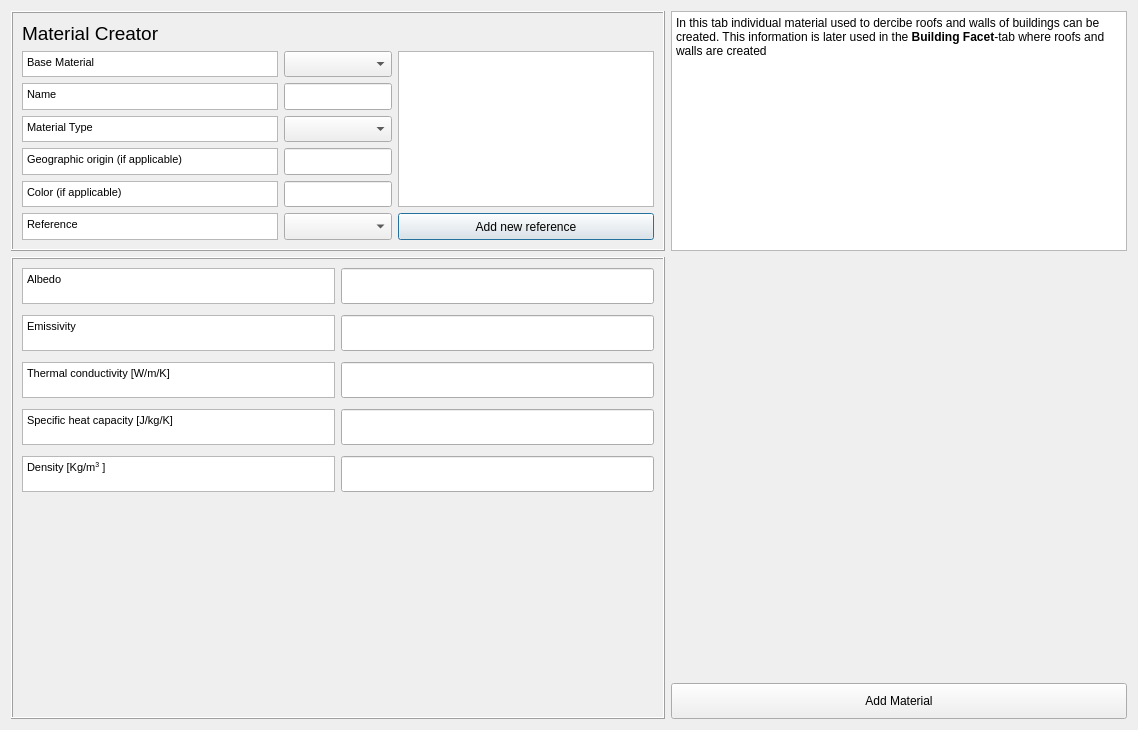
<?xml version="1.0" encoding="UTF-8"?>
<ui version="4.0">
 <class>SpartacusMaterialDialogBase</class>
 <widget class="QDialog" name="SpartacusMaterialDialogBase">
  <property name="geometry">
   <rect>
    <x>0</x>
    <y>0</y>
    <width>1138</width>
    <height>730</height>
   </rect>
  </property>
  <property name="windowTitle">
   <string>Urban Type Database editor</string>
  </property>
  <layout class="QGridLayout" name="gridLayout_3">
   <item row="0" column="0">
    <widget class="QFrame" name="frame1">
     <property name="maximumSize">
      <size>
       <width>16777215</width>
       <height>240</height>
      </size>
     </property>
     <property name="frameShape">
      <enum>QFrame::Box</enum>
     </property>
     <property name="frameShadow">
      <enum>QFrame::Raised</enum>
     </property>
     <layout class="QGridLayout" name="gridLayout_2">
      <item row="4" column="1">
       <widget class="QgsFilterLineEdit" name="textEditOrig">
        <property name="sizePolicy">
         <sizepolicy hsizetype="Expanding" vsizetype="Preferred">
          <horstretch>0</horstretch>
          <verstretch>0</verstretch>
         </sizepolicy>
        </property>
        <property name="maximumSize">
         <size>
          <width>16777215</width>
          <height>36</height>
         </size>
        </property>
        <property name="inputMethodHints">
         <set>Qt::ImhNone</set>
        </property>
        <property name="qgisRelation" stdset="0">
         <string notr="true"/>
        </property>
       </widget>
      </item>
      <item row="2" column="0">
       <widget class="QTextBrowser" name="textBrowserDesc">
        <property name="sizePolicy">
         <sizepolicy hsizetype="Expanding" vsizetype="Expanding">
          <horstretch>0</horstretch>
          <verstretch>0</verstretch>
         </sizepolicy>
        </property>
        <property name="maximumSize">
         <size>
          <width>16777215</width>
          <height>36</height>
         </size>
        </property>
        <property name="html">
         <string>&lt;!DOCTYPE HTML PUBLIC &quot;-//W3C//DTD HTML 4.0//EN&quot; &quot;http://www.w3.org/TR/REC-html40/strict.dtd&quot;&gt;
&lt;html&gt;&lt;head&gt;&lt;meta name=&quot;qrichtext&quot; content=&quot;1&quot; /&gt;&lt;style type=&quot;text/css&quot;&gt;
p, li { white-space: pre-wrap; }
&lt;/style&gt;&lt;/head&gt;&lt;body style=&quot; font-family:'MS Shell Dlg 2'; font-size:8.25pt; font-weight:400; font-style:normal;&quot;&gt;
&lt;p style=&quot; margin-top:0px; margin-bottom:0px; margin-left:0px; margin-right:0px; -qt-block-indent:0; text-indent:0px;&quot;&gt;&lt;span style=&quot; font-size:8pt;&quot;&gt;Name&lt;/span&gt;&lt;/p&gt;&lt;/body&gt;&lt;/html&gt;</string>
        </property>
       </widget>
      </item>
      <item row="6" column="0">
       <widget class="QTextBrowser" name="textBrowserOrig_11">
        <property name="enabled">
         <bool>true</bool>
        </property>
        <property name="sizePolicy">
         <sizepolicy hsizetype="Preferred" vsizetype="Expanding">
          <horstretch>0</horstretch>
          <verstretch>0</verstretch>
         </sizepolicy>
        </property>
        <property name="maximumSize">
         <size>
          <width>16777215</width>
          <height>36</height>
         </size>
        </property>
        <property name="html">
         <string>&lt;!DOCTYPE HTML PUBLIC &quot;-//W3C//DTD HTML 4.0//EN&quot; &quot;http://www.w3.org/TR/REC-html40/strict.dtd&quot;&gt;
&lt;html&gt;&lt;head&gt;&lt;meta name=&quot;qrichtext&quot; content=&quot;1&quot; /&gt;&lt;style type=&quot;text/css&quot;&gt;
p, li { white-space: pre-wrap; }
&lt;/style&gt;&lt;/head&gt;&lt;body style=&quot; font-family:'MS Shell Dlg 2'; font-size:8.25pt; font-weight:400; font-style:normal;&quot;&gt;
&lt;p style=&quot; margin-top:0px; margin-bottom:0px; margin-left:0px; margin-right:0px; -qt-block-indent:0; text-indent:0px;&quot;&gt;&lt;span style=&quot; font-size:8pt;&quot;&gt;Reference&lt;/span&gt;&lt;/p&gt;&lt;/body&gt;&lt;/html&gt;</string>
        </property>
       </widget>
      </item>
      <item row="6" column="1">
       <widget class="QComboBox" name="comboBoxRef">
        <property name="enabled">
         <bool>true</bool>
        </property>
        <property name="sizePolicy">
         <sizepolicy hsizetype="Expanding" vsizetype="Preferred">
          <horstretch>0</horstretch>
          <verstretch>0</verstretch>
         </sizepolicy>
        </property>
        <property name="minimumSize">
         <size>
          <width>0</width>
          <height>13</height>
         </size>
        </property>
        <property name="maximumSize">
         <size>
          <width>500</width>
          <height>36</height>
         </size>
        </property>
       </widget>
      </item>
      <item row="3" column="0">
       <widget class="QTextBrowser" name="textBrowserOrig_6">
        <property name="enabled">
         <bool>true</bool>
        </property>
        <property name="sizePolicy">
         <sizepolicy hsizetype="Preferred" vsizetype="Expanding">
          <horstretch>0</horstretch>
          <verstretch>0</verstretch>
         </sizepolicy>
        </property>
        <property name="maximumSize">
         <size>
          <width>16777215</width>
          <height>36</height>
         </size>
        </property>
        <property name="html">
         <string>&lt;!DOCTYPE HTML PUBLIC &quot;-//W3C//DTD HTML 4.0//EN&quot; &quot;http://www.w3.org/TR/REC-html40/strict.dtd&quot;&gt;
&lt;html&gt;&lt;head&gt;&lt;meta name=&quot;qrichtext&quot; content=&quot;1&quot; /&gt;&lt;style type=&quot;text/css&quot;&gt;
p, li { white-space: pre-wrap; }
&lt;/style&gt;&lt;/head&gt;&lt;body style=&quot; font-family:'MS Shell Dlg 2'; font-size:8.25pt; font-weight:400; font-style:normal;&quot;&gt;
&lt;p style=&quot; margin-top:0px; margin-bottom:0px; margin-left:0px; margin-right:0px; -qt-block-indent:0; text-indent:0px;&quot;&gt;&lt;span style=&quot; font-size:8pt;&quot;&gt;Material Type&lt;/span&gt;&lt;/p&gt;&lt;/body&gt;&lt;/html&gt;</string>
        </property>
       </widget>
      </item>
      <item row="5" column="0">
       <widget class="QTextBrowser" name="textBrowserOrig">
        <property name="sizePolicy">
         <sizepolicy hsizetype="Expanding" vsizetype="Expanding">
          <horstretch>0</horstretch>
          <verstretch>0</verstretch>
         </sizepolicy>
        </property>
        <property name="maximumSize">
         <size>
          <width>16777215</width>
          <height>36</height>
         </size>
        </property>
        <property name="html">
         <string>&lt;!DOCTYPE HTML PUBLIC &quot;-//W3C//DTD HTML 4.0//EN&quot; &quot;http://www.w3.org/TR/REC-html40/strict.dtd&quot;&gt;
&lt;html&gt;&lt;head&gt;&lt;meta name=&quot;qrichtext&quot; content=&quot;1&quot; /&gt;&lt;style type=&quot;text/css&quot;&gt;
p, li { white-space: pre-wrap; }
&lt;/style&gt;&lt;/head&gt;&lt;body style=&quot; font-family:'MS Shell Dlg 2'; font-size:8.25pt; font-weight:400; font-style:normal;&quot;&gt;
&lt;p style=&quot; margin-top:0px; margin-bottom:0px; margin-left:0px; margin-right:0px; -qt-block-indent:0; text-indent:0px;&quot;&gt;&lt;span style=&quot; font-size:8pt;&quot;&gt;Geographic origin (if applicable)&lt;/span&gt;&lt;/p&gt;&lt;/body&gt;&lt;/html&gt;</string>
        </property>
       </widget>
      </item>
      <item row="5" column="1">
       <widget class="QgsFilterLineEdit" name="textEditColor">
        <property name="sizePolicy">
         <sizepolicy hsizetype="Expanding" vsizetype="Preferred">
          <horstretch>0</horstretch>
          <verstretch>0</verstretch>
         </sizepolicy>
        </property>
        <property name="maximumSize">
         <size>
          <width>16777215</width>
          <height>36</height>
         </size>
        </property>
        <property name="qgisRelation" stdset="0">
         <string notr="true"/>
        </property>
       </widget>
      </item>
      <item row="5" column="0">
       <widget class="QTextBrowser" name="textBrowserOrig_11">
        <property name="enabled">
         <bool>true</bool>
        </property>
        <property name="sizePolicy">
         <sizepolicy hsizetype="Preferred" vsizetype="Preferred">
          <horstretch>0</horstretch>
          <verstretch>0</verstretch>
         </sizepolicy>
        </property>
        <property name="maximumSize">
         <size>
          <width>16777215</width>
          <height>36</height>
         </size>
        </property>
        <property name="html">
         <string>&lt;!DOCTYPE HTML PUBLIC &quot;-//W3C//DTD HTML 4.0//EN&quot; &quot;http://www.w3.org/TR/REC-html40/strict.dtd&quot;&gt;
&lt;html&gt;&lt;head&gt;&lt;meta name=&quot;qrichtext&quot; content=&quot;1&quot; /&gt;&lt;style type=&quot;text/css&quot;&gt;
p, li { white-space: pre-wrap; }
&lt;/style&gt;&lt;/head&gt;&lt;body style=&quot; font-family:'MS Shell Dlg 2'; font-size:8.25pt; font-weight:400; font-style:normal;&quot;&gt;
&lt;p style=&quot; margin-top:0px; margin-bottom:0px; margin-left:0px; margin-right:0px; -qt-block-indent:0; text-indent:0px;&quot;&gt;&lt;span style=&quot; font-size:8pt;&quot;&gt;Color (if applicable)&lt;/span&gt;&lt;/p&gt;&lt;/body&gt;&lt;/html&gt;</string>
        </property>
       </widget>
      </item>
      <item row="4" column="0">
       <widget class="QTextBrowser" name="textBrowserOrig_10">
        <property name="sizePolicy">
         <sizepolicy hsizetype="Expanding" vsizetype="Expanding">
          <horstretch>0</horstretch>
          <verstretch>0</verstretch>
         </sizepolicy>
        </property>
        <property name="maximumSize">
         <size>
          <width>16777215</width>
          <height>36</height>
         </size>
        </property>
        <property name="html">
         <string>&lt;!DOCTYPE HTML PUBLIC &quot;-//W3C//DTD HTML 4.0//EN&quot; &quot;http://www.w3.org/TR/REC-html40/strict.dtd&quot;&gt;
&lt;html&gt;&lt;head&gt;&lt;meta name=&quot;qrichtext&quot; content=&quot;1&quot; /&gt;&lt;style type=&quot;text/css&quot;&gt;
p, li { white-space: pre-wrap; }
&lt;/style&gt;&lt;/head&gt;&lt;body style=&quot; font-family:'MS Shell Dlg 2'; font-size:8.25pt; font-weight:400; font-style:normal;&quot;&gt;
&lt;p style=&quot; margin-top:0px; margin-bottom:0px; margin-left:0px; margin-right:0px; -qt-block-indent:0; text-indent:0px;&quot;&gt;&lt;span style=&quot; font-size:8pt;&quot;&gt;Color&lt;/span&gt;&lt;/p&gt;&lt;/body&gt;&lt;/html&gt;</string>
        </property>
       </widget>
      </item>
      <item row="6" column="2">
       <widget class="QPushButton" name="pushButtonToRefManager">
        <property name="enabled">
         <bool>true</bool>
        </property>
        <property name="sizePolicy">
         <sizepolicy hsizetype="Minimum" vsizetype="Expanding">
          <horstretch>0</horstretch>
          <verstretch>0</verstretch>
         </sizepolicy>
        </property>
        <property name="maximumSize">
         <size>
          <width>16777215</width>
          <height>36</height>
         </size>
        </property>
        <property name="text">
         <string>Add new reference</string>
        </property>
       </widget>
      </item>
      <item row="3" column="1">
       <widget class="QComboBox" name="comboBoxMatType">
        <property name="enabled">
         <bool>true</bool>
        </property>
        <property name="sizePolicy">
         <sizepolicy hsizetype="Expanding" vsizetype="Preferred">
          <horstretch>0</horstretch>
          <verstretch>0</verstretch>
         </sizepolicy>
        </property>
        <property name="maximumSize">
         <size>
          <width>16777215</width>
          <height>36</height>
         </size>
        </property>
        <property name="currentIndex">
         <number>-1</number>
        </property>
        <item>
         <property name="text">
          <string>Generic</string>
         </property>
        </item>
        <item>
         <property name="text">
          <string>Masonry</string>
         </property>
        </item>
        <item>
         <property name="text">
          <string>Insulation</string>
         </property>
        </item>
        <item>
         <property name="text">
          <string>Surface</string>
         </property>
        </item>
        <item>
         <property name="text">
          <string>Roof material</string>
         </property>
        </item>
        <item>
         <property name="text">
          <string>Indoor</string>
         </property>
        </item>
       </widget>
      </item>
      <item row="7" column="0">
       <spacer name="verticalSpacer_2">
        <property name="orientation">
         <enum>Qt::Vertical</enum>
        </property>
        <property name="sizeHint" stdset="0">
         <size>
          <width>20</width>
          <height>40</height>
         </size>
        </property>
       </spacer>
      </item>
      <item row="0" column="0">
       <widget class="QLabel" name="label_3">
        <property name="font">
         <font>
          <pointsize>14</pointsize>
          <weight>50</weight>
          <italic>false</italic>
          <bold>false</bold>
          <strikeout>false</strikeout>
          <kerning>true</kerning>
         </font>
        </property>
        <property name="text">
         <string>Material Creator</string>
        </property>
       </widget>
      </item>
      <item row="4" column="0">
       <widget class="QTextBrowser" name="textBrowserOrig">
        <property name="sizePolicy">
         <sizepolicy hsizetype="Expanding" vsizetype="Preferred">
          <horstretch>0</horstretch>
          <verstretch>0</verstretch>
         </sizepolicy>
        </property>
        <property name="maximumSize">
         <size>
          <width>16777215</width>
          <height>36</height>
         </size>
        </property>
        <property name="html">
         <string>&lt;!DOCTYPE HTML PUBLIC &quot;-//W3C//DTD HTML 4.0//EN&quot; &quot;http://www.w3.org/TR/REC-html40/strict.dtd&quot;&gt;
&lt;html&gt;&lt;head&gt;&lt;meta name=&quot;qrichtext&quot; content=&quot;1&quot; /&gt;&lt;style type=&quot;text/css&quot;&gt;
p, li { white-space: pre-wrap; }
&lt;/style&gt;&lt;/head&gt;&lt;body style=&quot; font-family:'MS Shell Dlg 2'; font-size:8.25pt; font-weight:400; font-style:normal;&quot;&gt;
&lt;p style=&quot; margin-top:0px; margin-bottom:0px; margin-left:0px; margin-right:0px; -qt-block-indent:0; text-indent:0px;&quot;&gt;&lt;span style=&quot; font-size:8pt;&quot;&gt;Geographic origin (if applicable)&lt;/span&gt;&lt;/p&gt;&lt;/body&gt;&lt;/html&gt;</string>
        </property>
       </widget>
      </item>
      <item row="1" column="0">
       <widget class="QTextBrowser" name="textBrowserBase_12">
        <property name="enabled">
         <bool>true</bool>
        </property>
        <property name="sizePolicy">
         <sizepolicy hsizetype="Preferred" vsizetype="Expanding">
          <horstretch>0</horstretch>
          <verstretch>0</verstretch>
         </sizepolicy>
        </property>
        <property name="maximumSize">
         <size>
          <width>16777215</width>
          <height>36</height>
         </size>
        </property>
        <property name="html">
         <string>&lt;!DOCTYPE HTML PUBLIC &quot;-//W3C//DTD HTML 4.0//EN&quot; &quot;http://www.w3.org/TR/REC-html40/strict.dtd&quot;&gt;
&lt;html&gt;&lt;head&gt;&lt;meta name=&quot;qrichtext&quot; content=&quot;1&quot; /&gt;&lt;style type=&quot;text/css&quot;&gt;
p, li { white-space: pre-wrap; }
&lt;/style&gt;&lt;/head&gt;&lt;body style=&quot; font-family:'MS Shell Dlg 2'; font-size:8.25pt; font-weight:400; font-style:normal;&quot;&gt;
&lt;p style=&quot; margin-top:0px; margin-bottom:0px; margin-left:0px; margin-right:0px; -qt-block-indent:0; text-indent:0px;&quot;&gt;&lt;span style=&quot; font-size:8pt;&quot;&gt;Base material&lt;/span&gt;&lt;/p&gt;&lt;/body&gt;&lt;/html&gt;</string>
        </property>
       </widget>
      </item>
      <item row="2" column="0">
       <widget class="QTextBrowser" name="textBrowserOrig_10">
        <property name="sizePolicy">
         <sizepolicy hsizetype="Expanding" vsizetype="Preferred">
          <horstretch>0</horstretch>
          <verstretch>0</verstretch>
         </sizepolicy>
        </property>
        <property name="maximumSize">
         <size>
          <width>16777215</width>
          <height>36</height>
         </size>
        </property>
        <property name="html">
         <string>&lt;!DOCTYPE HTML PUBLIC &quot;-//W3C//DTD HTML 4.0//EN&quot; &quot;http://www.w3.org/TR/REC-html40/strict.dtd&quot;&gt;
&lt;html&gt;&lt;head&gt;&lt;meta name=&quot;qrichtext&quot; content=&quot;1&quot; /&gt;&lt;style type=&quot;text/css&quot;&gt;
p, li { white-space: pre-wrap; }
&lt;/style&gt;&lt;/head&gt;&lt;body style=&quot; font-family:'MS Shell Dlg 2'; font-size:8.25pt; font-weight:400; font-style:normal;&quot;&gt;
&lt;p style=&quot; margin-top:0px; margin-bottom:0px; margin-left:0px; margin-right:0px; -qt-block-indent:0; text-indent:0px;&quot;&gt;&lt;span style=&quot; font-size:8pt;&quot;&gt;Name&lt;/span&gt;&lt;/p&gt;&lt;/body&gt;&lt;/html&gt;</string>
        </property>
       </widget>
      </item>
      <item row="1" column="0">
       <widget class="QTextBrowser" name="textBrowserDesc">
        <property name="sizePolicy">
         <sizepolicy hsizetype="Expanding" vsizetype="Preferred">
          <horstretch>0</horstretch>
          <verstretch>0</verstretch>
         </sizepolicy>
        </property>
        <property name="maximumSize">
         <size>
          <width>16777215</width>
          <height>36</height>
         </size>
        </property>
        <property name="html">
         <string>&lt;!DOCTYPE HTML PUBLIC &quot;-//W3C//DTD HTML 4.0//EN&quot; &quot;http://www.w3.org/TR/REC-html40/strict.dtd&quot;&gt;
&lt;html&gt;&lt;head&gt;&lt;meta name=&quot;qrichtext&quot; content=&quot;1&quot; /&gt;&lt;style type=&quot;text/css&quot;&gt;
p, li { white-space: pre-wrap; }
&lt;/style&gt;&lt;/head&gt;&lt;body style=&quot; font-family:'MS Shell Dlg 2'; font-size:8.25pt; font-weight:400; font-style:normal;&quot;&gt;
&lt;p style=&quot; margin-top:0px; margin-bottom:0px; margin-left:0px; margin-right:0px; -qt-block-indent:0; text-indent:0px;&quot;&gt;&lt;span style=&quot; font-size:8pt;&quot;&gt;Base Material&lt;/span&gt;&lt;/p&gt;&lt;/body&gt;&lt;/html&gt;</string>
        </property>
       </widget>
      </item>
      <item row="2" column="1">
       <widget class="QgsFilterLineEdit" name="textEditName">
        <property name="sizePolicy">
         <sizepolicy hsizetype="Expanding" vsizetype="Preferred">
          <horstretch>0</horstretch>
          <verstretch>0</verstretch>
         </sizepolicy>
        </property>
        <property name="maximumSize">
         <size>
          <width>16777215</width>
          <height>36</height>
         </size>
        </property>
        <property name="inputMethodHints">
         <set>Qt::ImhNone</set>
        </property>
        <property name="qgisRelation" stdset="0">
         <string notr="true"/>
        </property>
       </widget>
      </item>
      <item row="1" column="1">
       <widget class="QComboBox" name="comboBoxBase">
        <property name="enabled">
         <bool>true</bool>
        </property>
        <property name="sizePolicy">
         <sizepolicy hsizetype="Expanding" vsizetype="Preferred">
          <horstretch>0</horstretch>
          <verstretch>0</verstretch>
         </sizepolicy>
        </property>
        <property name="minimumSize">
         <size>
          <width>0</width>
          <height>25</height>
         </size>
        </property>
        <property name="maximumSize">
         <size>
          <width>500</width>
          <height>36</height>
         </size>
        </property>
       </widget>
      </item>
      <item row="1" column="2" rowspan="5">
       <widget class="QTextBrowser" name="textBrowserRef">
        <property name="enabled">
         <bool>true</bool>
        </property>
        <property name="sizePolicy">
         <sizepolicy hsizetype="Preferred" vsizetype="Expanding">
          <horstretch>0</horstretch>
          <verstretch>0</verstretch>
         </sizepolicy>
        </property>
        <property name="minimumSize">
         <size>
          <width>0</width>
          <height>0</height>
         </size>
        </property>
        <property name="maximumSize">
         <size>
          <width>525</width>
          <height>211</height>
         </size>
        </property>
       </widget>
      </item>
     </layout>
    </widget>
   </item>
   <item row="0" column="1">
    <widget class="QTextBrowser" name="textBrowserDescVar">
     <property name="enabled">
      <bool>true</bool>
     </property>
     <property name="sizePolicy">
      <sizepolicy hsizetype="Preferred" vsizetype="Preferred">
       <horstretch>0</horstretch>
       <verstretch>0</verstretch>
      </sizepolicy>
     </property>
     <property name="minimumSize">
      <size>
       <width>150</width>
       <height>0</height>
      </size>
     </property>
     <property name="maximumSize">
      <size>
       <width>16777215</width>
       <height>16777215</height>
      </size>
     </property>
     <property name="html">
      <string>&lt;!DOCTYPE HTML PUBLIC &quot;-//W3C//DTD HTML 4.0//EN&quot; &quot;http://www.w3.org/TR/REC-html40/strict.dtd&quot;&gt;
&lt;html&gt;&lt;head&gt;&lt;meta name=&quot;qrichtext&quot; content=&quot;1&quot; /&gt;&lt;style type=&quot;text/css&quot;&gt;
p, li { white-space: pre-wrap; }
&lt;/style&gt;&lt;/head&gt;&lt;body style=&quot; font-family:'MS Shell Dlg 2'; font-size:8.25pt; font-weight:400; font-style:normal;&quot;&gt;
&lt;p style=&quot; margin-top:12px; margin-bottom:12px; margin-left:0px; margin-right:0px; -qt-block-indent:0; text-indent:0px;&quot;&gt;&lt;span style=&quot; font-size:9pt;&quot;&gt;In this tab individual material used to dercibe roofs and walls of buildings can be created. This information is later used in the &lt;/span&gt;&lt;span style=&quot; font-size:9pt; font-weight:600;&quot;&gt;Building Facet&lt;/span&gt;&lt;span style=&quot; font-size:9pt;&quot;&gt;-tab where roofs and walls are created&lt;/span&gt;&lt;/p&gt;&lt;/body&gt;&lt;/html&gt;</string>
     </property>
    </widget>
   </item>
   <item row="1" column="0" rowspan="2">
    <widget class="QFrame" name="frame">
     <property name="frameShape">
      <enum>QFrame::Box</enum>
     </property>
     <property name="frameShadow">
      <enum>QFrame::Raised</enum>
     </property>
     <layout class="QGridLayout" name="gridLayout">
      <property name="verticalSpacing">
       <number>11</number>
      </property>
      <item row="7" column="1">
       <widget class="QgsFilterLineEdit" name="textEditEmissivity">
        <property name="sizePolicy">
         <sizepolicy hsizetype="Expanding" vsizetype="Preferred">
          <horstretch>0</horstretch>
          <verstretch>0</verstretch>
         </sizepolicy>
        </property>
        <property name="maximumSize">
         <size>
          <width>16777215</width>
          <height>36</height>
         </size>
        </property>
        <property name="inputMethodHints">
         <set>Qt::ImhDigitsOnly|Qt::ImhFormattedNumbersOnly</set>
        </property>
        <property name="qgisRelation" stdset="0">
         <string notr="true"/>
        </property>
       </widget>
      </item>
      <item row="14" column="0" colspan="2">
       <spacer name="verticalSpacer">
        <property name="orientation">
         <enum>Qt::Vertical</enum>
        </property>
        <property name="sizeHint" stdset="0">
         <size>
          <width>20</width>
          <height>40</height>
         </size>
        </property>
       </spacer>
      </item>
      <item row="7" column="0">
       <widget class="QTextBrowser" name="textBrowserOrig_3">
        <property name="sizePolicy">
         <sizepolicy hsizetype="Expanding" vsizetype="Preferred">
          <horstretch>0</horstretch>
          <verstretch>0</verstretch>
         </sizepolicy>
        </property>
        <property name="maximumSize">
         <size>
          <width>16777215</width>
          <height>36</height>
         </size>
        </property>
        <property name="html">
         <string>&lt;!DOCTYPE HTML PUBLIC &quot;-//W3C//DTD HTML 4.0//EN&quot; &quot;http://www.w3.org/TR/REC-html40/strict.dtd&quot;&gt;
&lt;html&gt;&lt;head&gt;&lt;meta name=&quot;qrichtext&quot; content=&quot;1&quot; /&gt;&lt;style type=&quot;text/css&quot;&gt;
p, li { white-space: pre-wrap; }
&lt;/style&gt;&lt;/head&gt;&lt;body style=&quot; font-family:'MS Shell Dlg 2'; font-size:8.25pt; font-weight:400; font-style:normal;&quot;&gt;
&lt;p style=&quot; margin-top:0px; margin-bottom:0px; margin-left:0px; margin-right:0px; -qt-block-indent:0; text-indent:0px;&quot;&gt;&lt;span style=&quot; font-size:8pt;&quot;&gt;Emissivity&lt;/span&gt;&lt;/p&gt;&lt;/body&gt;&lt;/html&gt;</string>
        </property>
       </widget>
      </item>
      <item row="6" column="0">
       <widget class="QTextBrowser" name="textBrowserOrig_2">
        <property name="sizePolicy">
         <sizepolicy hsizetype="Expanding" vsizetype="Preferred">
          <horstretch>0</horstretch>
          <verstretch>0</verstretch>
         </sizepolicy>
        </property>
        <property name="maximumSize">
         <size>
          <width>16777215</width>
          <height>36</height>
         </size>
        </property>
        <property name="html">
         <string>&lt;!DOCTYPE HTML PUBLIC &quot;-//W3C//DTD HTML 4.0//EN&quot; &quot;http://www.w3.org/TR/REC-html40/strict.dtd&quot;&gt;
&lt;html&gt;&lt;head&gt;&lt;meta name=&quot;qrichtext&quot; content=&quot;1&quot; /&gt;&lt;style type=&quot;text/css&quot;&gt;
p, li { white-space: pre-wrap; }
&lt;/style&gt;&lt;/head&gt;&lt;body style=&quot; font-family:'MS Shell Dlg 2'; font-size:8.25pt; font-weight:400; font-style:normal;&quot;&gt;
&lt;p style=&quot; margin-top:0px; margin-bottom:0px; margin-left:0px; margin-right:0px; -qt-block-indent:0; text-indent:0px;&quot;&gt;&lt;span style=&quot; font-size:8pt;&quot;&gt;Albedo&lt;/span&gt;&lt;/p&gt;&lt;/body&gt;&lt;/html&gt;</string>
        </property>
       </widget>
      </item>
      <item row="8" column="1">
       <widget class="QgsFilterLineEdit" name="textEditThermalC">
        <property name="sizePolicy">
         <sizepolicy hsizetype="Expanding" vsizetype="Preferred">
          <horstretch>0</horstretch>
          <verstretch>0</verstretch>
         </sizepolicy>
        </property>
        <property name="maximumSize">
         <size>
          <width>16777215</width>
          <height>36</height>
         </size>
        </property>
        <property name="inputMethodHints">
         <set>Qt::ImhDigitsOnly|Qt::ImhFormattedNumbersOnly</set>
        </property>
        <property name="qgisRelation" stdset="0">
         <string notr="true"/>
        </property>
       </widget>
      </item>
      <item row="8" column="0">
       <widget class="QTextBrowser" name="textBrowserOrig_4">
        <property name="sizePolicy">
         <sizepolicy hsizetype="Expanding" vsizetype="Preferred">
          <horstretch>0</horstretch>
          <verstretch>0</verstretch>
         </sizepolicy>
        </property>
        <property name="maximumSize">
         <size>
          <width>16777215</width>
          <height>36</height>
         </size>
        </property>
        <property name="html">
         <string>&lt;!DOCTYPE HTML PUBLIC &quot;-//W3C//DTD HTML 4.0//EN&quot; &quot;http://www.w3.org/TR/REC-html40/strict.dtd&quot;&gt;
&lt;html&gt;&lt;head&gt;&lt;meta name=&quot;qrichtext&quot; content=&quot;1&quot; /&gt;&lt;style type=&quot;text/css&quot;&gt;
p, li { white-space: pre-wrap; }
&lt;/style&gt;&lt;/head&gt;&lt;body style=&quot; font-family:'MS Shell Dlg 2'; font-size:8.25pt; font-weight:400; font-style:normal;&quot;&gt;
&lt;p style=&quot; margin-top:0px; margin-bottom:0px; margin-left:0px; margin-right:0px; -qt-block-indent:0; text-indent:0px;&quot;&gt;Thermal conductivity [W/m/K]&lt;/p&gt;&lt;/body&gt;&lt;/html&gt;</string>
        </property>
       </widget>
      </item>
      <item row="11" column="1">
       <widget class="QgsFilterLineEdit" name="textEditSpecificH">
        <property name="sizePolicy">
         <sizepolicy hsizetype="Expanding" vsizetype="Preferred">
          <horstretch>0</horstretch>
          <verstretch>0</verstretch>
         </sizepolicy>
        </property>
        <property name="maximumSize">
         <size>
          <width>16777215</width>
          <height>36</height>
         </size>
        </property>
        <property name="inputMethodHints">
         <set>Qt::ImhDigitsOnly|Qt::ImhFormattedNumbersOnly</set>
        </property>
        <property name="qgisRelation" stdset="0">
         <string notr="true"/>
        </property>
       </widget>
      </item>
      <item row="6" column="1">
       <widget class="QgsFilterLineEdit" name="textEditAlbedo">
        <property name="sizePolicy">
         <sizepolicy hsizetype="Expanding" vsizetype="Preferred">
          <horstretch>0</horstretch>
          <verstretch>0</verstretch>
         </sizepolicy>
        </property>
        <property name="maximumSize">
         <size>
          <width>16777215</width>
          <height>36</height>
         </size>
        </property>
        <property name="inputMethodHints">
         <set>Qt::ImhDigitsOnly|Qt::ImhFormattedNumbersOnly</set>
        </property>
        <property name="qgisRelation" stdset="0">
         <string notr="true"/>
        </property>
       </widget>
      </item>
      <item row="11" column="0">
       <widget class="QTextBrowser" name="textBrowserOrig_5">
        <property name="sizePolicy">
         <sizepolicy hsizetype="Expanding" vsizetype="Preferred">
          <horstretch>0</horstretch>
          <verstretch>0</verstretch>
         </sizepolicy>
        </property>
        <property name="maximumSize">
         <size>
          <width>16777215</width>
          <height>36</height>
         </size>
        </property>
        <property name="html">
         <string>&lt;!DOCTYPE HTML PUBLIC &quot;-//W3C//DTD HTML 4.0//EN&quot; &quot;http://www.w3.org/TR/REC-html40/strict.dtd&quot;&gt;
&lt;html&gt;&lt;head&gt;&lt;meta name=&quot;qrichtext&quot; content=&quot;1&quot; /&gt;&lt;style type=&quot;text/css&quot;&gt;
p, li { white-space: pre-wrap; }
&lt;/style&gt;&lt;/head&gt;&lt;body style=&quot; font-family:'MS Shell Dlg 2'; font-size:8.25pt; font-weight:400; font-style:normal;&quot;&gt;
&lt;p style=&quot; margin-top:0px; margin-bottom:0px; margin-left:0px; margin-right:0px; -qt-block-indent:0; text-indent:0px;&quot;&gt;Specific heat capacity [J/kg/K]&lt;/p&gt;&lt;/body&gt;&lt;/html&gt;</string>
        </property>
       </widget>
      </item>
      <item row="12" column="0">
       <widget class="QTextBrowser" name="textBrowserOrig_7">
        <property name="sizePolicy">
         <sizepolicy hsizetype="Expanding" vsizetype="Preferred">
          <horstretch>0</horstretch>
          <verstretch>0</verstretch>
         </sizepolicy>
        </property>
        <property name="maximumSize">
         <size>
          <width>16777215</width>
          <height>36</height>
         </size>
        </property>
        <property name="html">
         <string>&lt;!DOCTYPE HTML PUBLIC &quot;-//W3C//DTD HTML 4.0//EN&quot; &quot;http://www.w3.org/TR/REC-html40/strict.dtd&quot;&gt;
&lt;html&gt;&lt;head&gt;&lt;meta name=&quot;qrichtext&quot; content=&quot;1&quot; /&gt;&lt;style type=&quot;text/css&quot;&gt;
p, li { white-space: pre-wrap; }
&lt;/style&gt;&lt;/head&gt;&lt;body style=&quot; font-family:'MS Shell Dlg 2'; font-size:8.25pt; font-weight:400; font-style:normal;&quot;&gt;
&lt;p style=&quot; margin-top:0px; margin-bottom:0px; margin-left:0px; margin-right:0px; -qt-block-indent:0; text-indent:0px;&quot;&gt;Density [Kg/m&lt;span style=&quot; vertical-align:super;&quot;&gt;3&lt;/span&gt; ]&lt;/p&gt;&lt;/body&gt;&lt;/html&gt;</string>
        </property>
       </widget>
      </item>
      <item row="12" column="1">
       <widget class="QgsFilterLineEdit" name="textEditDensity">
        <property name="sizePolicy">
         <sizepolicy hsizetype="Expanding" vsizetype="Preferred">
          <horstretch>0</horstretch>
          <verstretch>0</verstretch>
         </sizepolicy>
        </property>
        <property name="maximumSize">
         <size>
          <width>16777215</width>
          <height>36</height>
         </size>
        </property>
        <property name="inputMethodHints">
         <set>Qt::ImhDigitsOnly|Qt::ImhFormattedNumbersOnly</set>
        </property>
        <property name="qgisRelation" stdset="0">
         <string notr="true"/>
        </property>
       </widget>
      </item>
     </layout>
    </widget>
   </item>
   <item row="1" column="1">
    <spacer name="horizontalSpacer_2">
     <property name="orientation">
      <enum>Qt::Horizontal</enum>
     </property>
     <property name="sizeHint" stdset="0">
      <size>
       <width>223</width>
       <height>20</height>
      </size>
     </property>
    </spacer>
   </item>
   <item row="2" column="1">
    <widget class="QPushButton" name="pushButtonGen">
     <property name="enabled">
      <bool>true</bool>
     </property>
     <property name="sizePolicy">
      <sizepolicy hsizetype="Minimum" vsizetype="Expanding">
       <horstretch>0</horstretch>
       <verstretch>0</verstretch>
      </sizepolicy>
     </property>
     <property name="maximumSize">
      <size>
       <width>16777215</width>
       <height>36</height>
      </size>
     </property>
     <property name="text">
      <string>Add Material</string>
     </property>
    </widget>
   </item>
  </layout>
 </widget>
 <customwidgets>
  <customwidget>
   <class>QgsFilterLineEdit</class>
   <extends>QLineEdit</extends>
   <header>qgsfilterlineedit.h</header>
  </customwidget>
 </customwidgets>
 <resources/>
 <connections/>
</ui>
